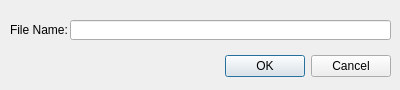
<?xml version="1.0" encoding="UTF-8"?>
<ui version="4.0">
 <class>CreateFileDialog</class>
 <widget class="QDialog" name="CreateFileDialog">
  <property name="geometry">
   <rect>
    <x>0</x>
    <y>0</y>
    <width>400</width>
    <height>90</height>
   </rect>
  </property>
  <property name="windowTitle">
   <string>Dialog</string>
  </property>
  <widget class="QDialogButtonBox" name="buttonBox">
   <property name="geometry">
    <rect>
     <x>50</x>
     <y>50</y>
     <width>341</width>
     <height>32</height>
    </rect>
   </property>
   <property name="orientation">
    <enum>Qt::Horizontal</enum>
   </property>
   <property name="standardButtons">
    <set>QDialogButtonBox::Cancel|QDialogButtonBox::Ok</set>
   </property>
  </widget>
  <widget class="QLabel" name="label">
   <property name="geometry">
    <rect>
     <x>10</x>
     <y>20</y>
     <width>61</width>
     <height>20</height>
    </rect>
   </property>
   <property name="text">
    <string>File Name:</string>
   </property>
  </widget>
  <widget class="QLineEdit" name="name">
   <property name="geometry">
    <rect>
     <x>70</x>
     <y>20</y>
     <width>321</width>
     <height>20</height>
    </rect>
   </property>
   <property name="inputMethodHints">
    <set>Qt::ImhNone</set>
   </property>
   <property name="text">
    <string/>
   </property>
  </widget>
 </widget>
 <resources/>
 <connections>
  <connection>
   <sender>buttonBox</sender>
   <signal>accepted()</signal>
   <receiver>CreateFileDialog</receiver>
   <slot>accept()</slot>
   <hints>
    <hint type="sourcelabel">
     <x>248</x>
     <y>254</y>
    </hint>
    <hint type="destinationlabel">
     <x>157</x>
     <y>274</y>
    </hint>
   </hints>
  </connection>
  <connection>
   <sender>buttonBox</sender>
   <signal>rejected()</signal>
   <receiver>CreateFileDialog</receiver>
   <slot>reject()</slot>
   <hints>
    <hint type="sourcelabel">
     <x>316</x>
     <y>260</y>
    </hint>
    <hint type="destinationlabel">
     <x>286</x>
     <y>274</y>
    </hint>
   </hints>
  </connection>
 </connections>
</ui>
